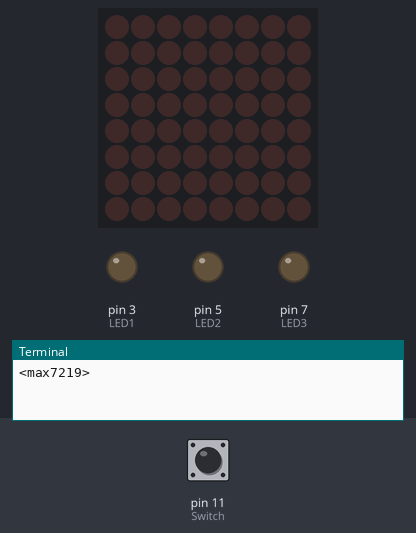
Recording of a program running on a simulated Raspberry Pi (header pin numbers). Shown: 8×8 LED matrix, output pins drawn as LEDs (lit = HIGH), the last lines printed to the terminal. The inputs (shaded band) are chosen by the test bench; at power-on: pin 11 (Switch) LOW.

Above: at 1.2 s.
1.3 s: pin 11 (Switch) pulled HIGH for 3.2 s
At 4.4 s:
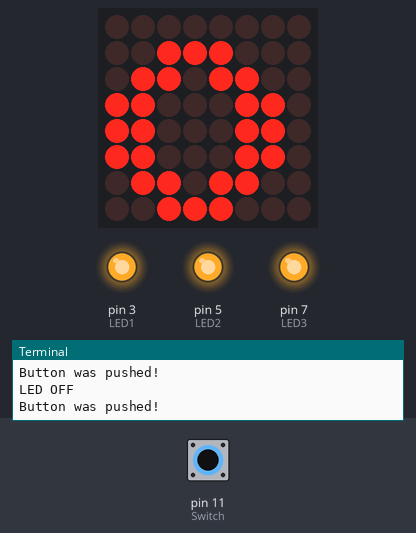
6.0 s: pin 11 (Switch) pulled HIGH for 0.6 s
At 7.1 s:
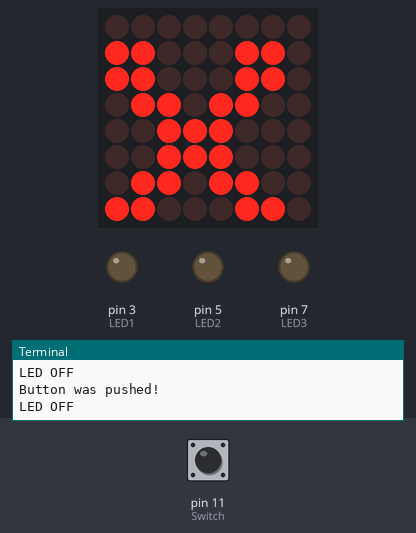
8.1 s: pin 11 (Switch) pulled HIGH for 1 s
At 9.5 s:
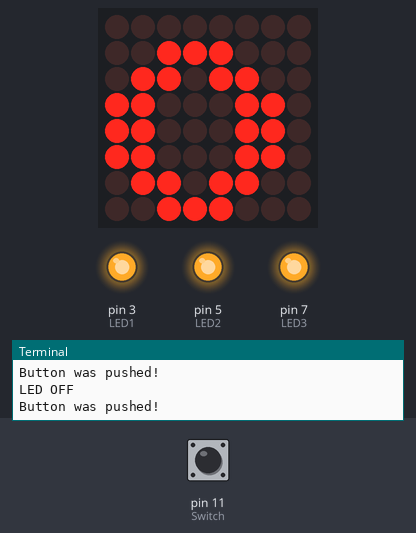
Timing chart, 0 to 11.1 s (numbered marks = the images above; inputs shaded):
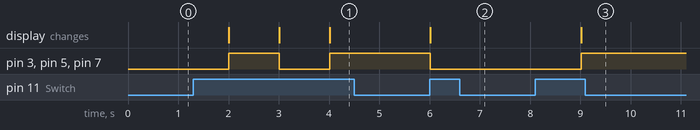

Measured:
- after the input at 1.3 s, pin 3 (LED1), pin 5 (LED2), pin 7 (LED3): LOW → HIGH after 0.71 s, → LOW 1.0 s later, → HIGH 1.0 s later; the display: changes after 0.71 s (image 1)
- after the input at 6.0 s, pin 3 (LED1), pin 5 (LED2), pin 7 (LED3): HIGH → LOW at once; the display: changes at once (image 2)
- after the input at 8.1 s, pin 3 (LED1), pin 5 (LED2), pin 7 (LED3): LOW → HIGH after 0.91 s; the display: changes after 0.91 s (image 3)

The program:

dotme.py
```python
import RPi.GPIO as GPIO # Import Raspberry Pi GPIO library
from time import sleep
Switch= 11
LED1 = 3
LED2 = 5
LED3 = 7
GPIO.setwarnings(False) # Ignore warning for now
GPIO.setmode(GPIO.BOARD) # Use physical pin numbering
# Set pin 10 to be an input pin and set initial value to be pulled low (off)
from time import sleep, strftime
from datetime import datetime

from luma.core.interface.serial import spi, noop
from luma.core.render import canvas
from luma.core.virtual import viewport
from luma.led_matrix.device import max7219
from luma.core.legacy import text, show_message
from luma.core.legacy.font import proportional, CP437_FONT, LCD_FONT
def main():
    GPIO.setup(Switch, GPIO.IN, pull_up_down=GPIO.PUD_DOWN)
    GPIO.setup(LED1, GPIO.OUT, initial=GPIO.LOW)
    GPIO.setup(LED2, GPIO.OUT, initial=GPIO.LOW)
    GPIO.setup(LED3, GPIO.OUT, initial=GPIO.LOW)
    Flag=0
    serial = spi(port=0, device=0, gpio=noop())
    device = max7219(serial, width=8, height=8, block_orientation=0)
    print(device)
    device.contrast(100)
    virtual = viewport(device, width=8, height=8)
    while True:
# GPIO.input(Switch)와 GPIO.HIGH를 AND 연산으로 변경 가능
        if (GPIO.input(Switch) == GPIO.HIGH and Flag==0):
            print("Button was pushed!")
            with canvas(virtual) as draw:
                text(draw, (0, 1), 'O', fill="white", font=proportional(CP437_FONT))
                GPIO.output(LED1, GPIO.HIGH)
                GPIO.output(LED2, GPIO.HIGH)
                GPIO.output(LED3, GPIO.HIGH)
                Flag=1

        elif (GPIO.input(Switch) == GPIO.HIGH and Flag==1):
            print("LED OFF")
            with canvas(virtual) as draw:
                text(draw, (0, 1), 'X', fill="white", font=proportional(CP437_FONT))
                GPIO.output(LED1, GPIO.LOW)
                GPIO.output(LED2, GPIO.LOW)
                GPIO.output(LED3, GPIO.LOW)
                Flag=0
        sleep(1)

'''
        for _ in range(1):
            for intensity in range(16):
                device.contrast(intensity*16)
                sleep(0.1)
'''

if __name__ == '__main__':
    main()
```
